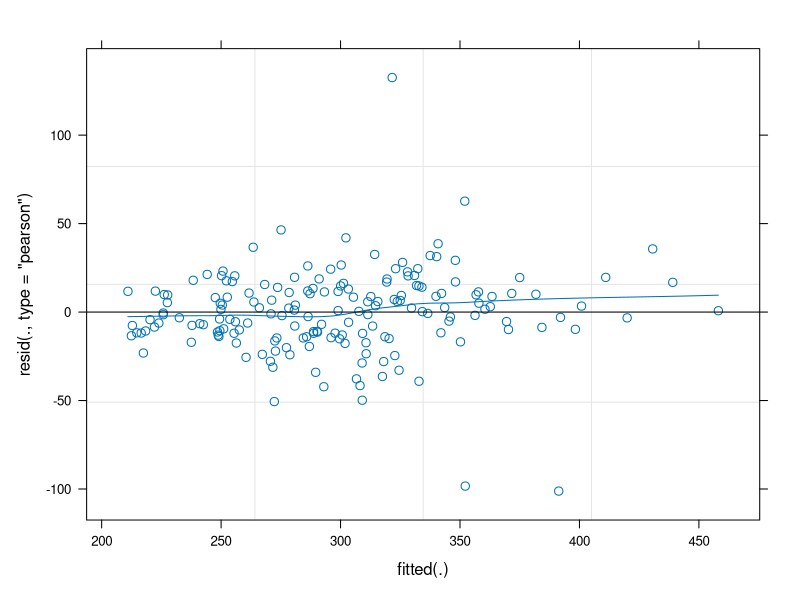

Here is the R script that generated this plot:
## ---- chunk 1
knitr::opts_chunk$set(echo = TRUE)
## ---- chunk 2
# Example data

library(lme4)
str(sleepstudy)

## ---- chunk 3

fm1 <- lmer(Reaction ~ Days + (Days | Subject), sleepstudy)

plot(fm1, type = c("p", "smooth"))

## ---- chunk 4





